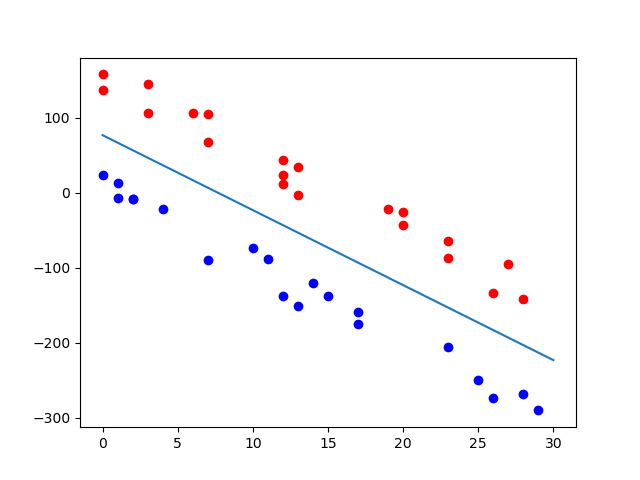

Generate this figure with Python:
import numpy as np
import matplotlib.pyplot as plt
import operator
import random

#generate linear sepearable dataset
def rand_samples(m, b, n_points, rand_param):
    left_x_coors, left_y_coors = np.array([]), np.array([])
    right_x_coors, right_y_coors = np.array([]), np.array([])

    pos_points = int(n_points/2)
    neg_points = n_points - pos_points
    pos_count = 0
    neg_count = 0

    for _ in range(n_points):
        x = np.random.randint(0, rand_param)
        flag = 0
        while flag != 1:
            r = np.random.randint(50, 100)
            s = random.choice([-1,1])
            state = m * x + b + r*s
            if  s < 0 and pos_count < pos_points:
                pos_count += 1
                flag = 1
                right_x_coors = np.append(right_x_coors, x)
                right_y_coors = np.append(right_y_coors, state)
            elif s > 0 and neg_count < neg_points:
                neg_count += 1
                flag = 1
                left_x_coors = np.append(left_x_coors, x)
                left_y_coors = np.append(left_y_coors, state)

    x_coors = np.append(left_x_coors, right_x_coors)
    y_coors = np.append(left_y_coors, right_y_coors)
    a = tuple(x_coors)
    b = tuple(y_coors)
    c = zip(a, b)
    d = [-1]*neg_points + [1]*pos_points
    print(neg_count,pos_count)
    e = zip(c,d)
    #print(list(e))
    dataset = [((1,) + x, y) for x, y in list(e)]
    #print(dataset)
    return dataset

def dot(u, v):
    return sum(map(operator.mul, u, v))

def sign(v):
    if v > 0:
        return 1
    elif v == 0:
        return 0
    else:
        return -1

def check_error(w, x, y):
    if sign(dot(w, x)) != y: # inner product
        return True
    else:
        return False

def update(w, x, y):
    u = map(operator.mul, [y]*len(x), x)
    w = map(operator.add, w, u)
    return list(w)

def pla(dataset):
    w = np.zeros(3)
    t = 0
    while True:
        no_error = True
        for x, y in dataset:
            if check_error(w, x, y) == True:
                w = update(w, x, y)
                no_error = False
                break
        t += 1
        if no_error == True:
            break
    return w, t

def main():

    num = []
    for i in range(3):
        m = np.random.randint(-10,10)
        b = np.random.randint(-100,100)
        n_points = 40
        rand_param = 30
        dataset = rand_samples(m, b, n_points, rand_param)
        w, t = pla(dataset)
        num.append(t)

    xx = list(filter(lambda d: d[1] == -1, dataset))
    #print(xx)
    for i in range(int(n_points/2)):
        #print(i)
        plt.plot(xx[i][0][1], xx[i][0][2], 'o', color='red')   # negative 

    oo = list(filter(lambda d: d[1] == 1, dataset))
    for i in range(int(n_points/2)):
        plt.plot(oo[i][0][1], oo[i][0][2], 'o', color='blue')   # negative 
    
    x = np.linspace(0, 30)

    # w0 + w1x + w2y = 0
    # y = -w0/w2 - w1/w2 x
    #plot line
    y = m * x + b
    m, b = -w[1] / w[2], -w[0] / w[2]
    plt.plot(x, y)
    plt.show()
    plt.savefig('problem2.png')

    sum = 0
    for i in num:
        sum = sum + i
    print('each iteration :',num)
    print('average iterations :%.2f' % (sum/3))
 
if __name__ == '__main__':
    main()